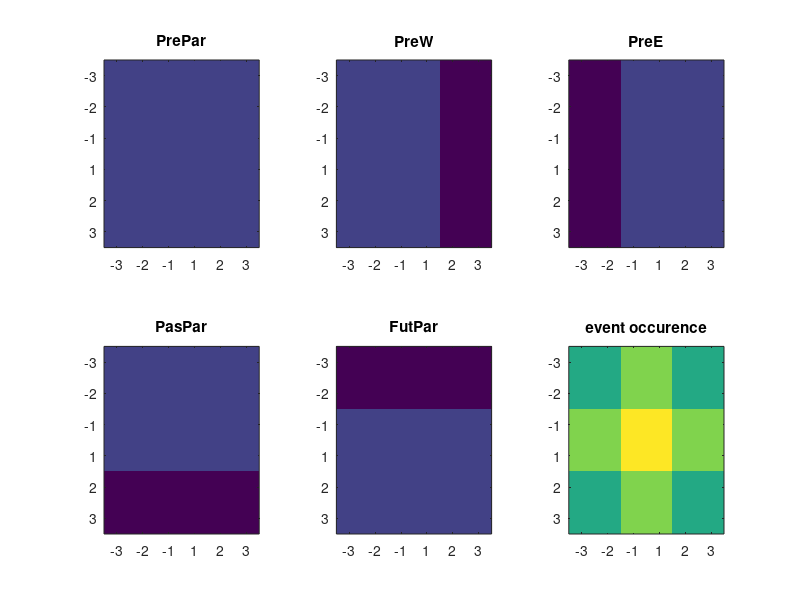

The MATLAB source for this figure:
% MEG design

PrePar = ones(6,6);
PreW   = repmat([1 1 1 1 0 0],6,1);
PreE   = repmat([0 0 1 1 1 1],6,1);
PasPar = repmat([1 1 1 1 0 0]',1,6);
FutPar = repmat([0 0 1 1 1 1]',1,6);

figure;
subplot(2,3,1);imagesc(PrePar,[0 5]);set(gca,'xtick',1:6,'xticklabel',[-3 -2 -1 1 2 3]);set(gca,'ytick',1:6,'yticklabel',[-3 -2 -1 1 2 3]);title('PrePar')
subplot(2,3,2);imagesc(PreW,[0 5]);set(gca,'xtick',1:6,'xticklabel',[-3 -2 -1 1 2 3]);set(gca,'ytick',1:6,'yticklabel',[-3 -2 -1 1 2 3]);title('PreW')
subplot(2,3,3);imagesc(PreE,[0 5]);set(gca,'xtick',1:6,'xticklabel',[-3 -2 -1 1 2 3]);set(gca,'ytick',1:6,'yticklabel',[-3 -2 -1 1 2 3]);title('PreE')
subplot(2,3,4);imagesc(PasPar,[0 5]);set(gca,'xtick',1:6,'xticklabel',[-3 -2 -1 1 2 3]);set(gca,'ytick',1:6,'yticklabel',[-3 -2 -1 1 2 3]);title('PasPar')
subplot(2,3,5);imagesc(FutPar,[0 5]);set(gca,'xtick',1:6,'xticklabel',[-3 -2 -1 1 2 3]);set(gca,'ytick',1:6,'yticklabel',[-3 -2 -1 1 2 3]);title('FutPar')
subplot(2,3,6);imagesc(PrePar+PreW+PreE+PasPar+FutPar,[0 5]);set(gca,'xtick',1:6,'xticklabel',[-3 -2 -1 1 2 3]);set(gca,'ytick',1:6,'yticklabel',[-3 -2 -1 1 2 3]);title('event occurence')




